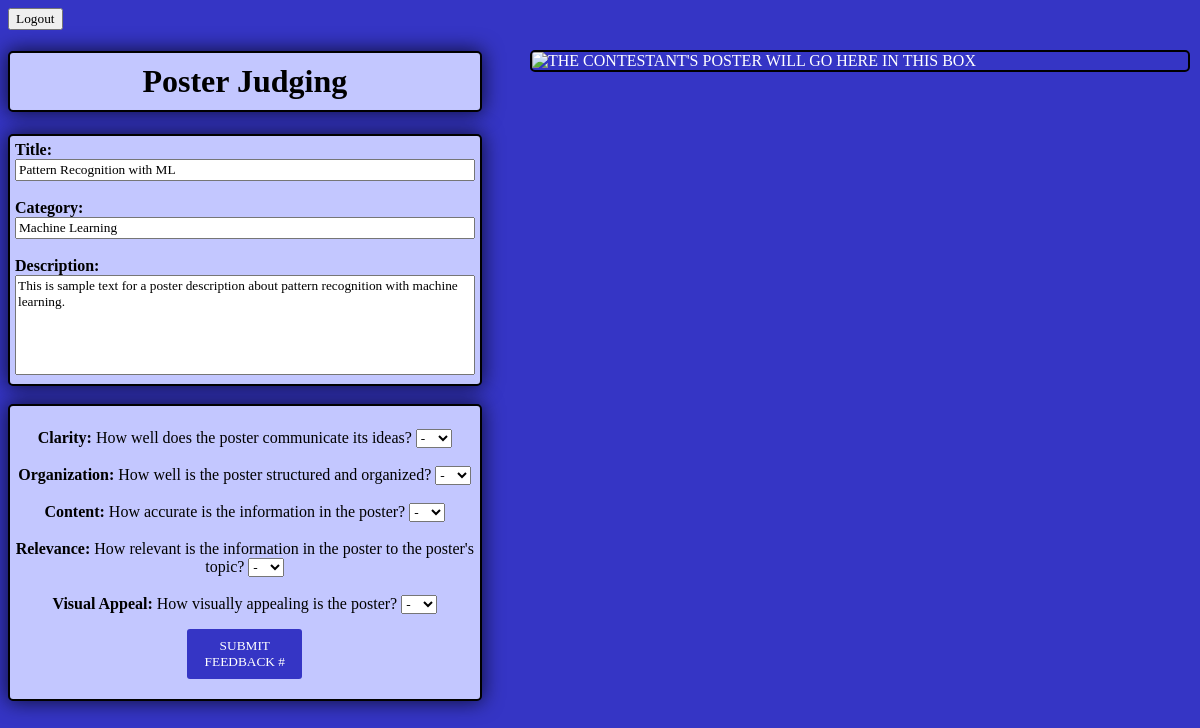
The page /judge/posters/1 on the database its author committed.
### tables this page shows
CREATE TABLE posters(poster_id INTEGER PRIMARY KEY AUTOINCREMENT, poster_title STRING NOT NULL, poster_emails STRING NOT NULL, poster_category STRING NOT NULL, poster_description STRING, poster_image BLOB, is_rated STRING);

### main.py (the view, shortened to what this page needs)
@app.route('/judge/posters/<posterID>', methods=('GET', 'POST'))
def rate_poster(posterID):
    if request.method == 'GET':
        conn = poster_db()
        poster = conn.execute('SELECT * FROM posters WHERE poster_id = ?', (posterID,)).fetchone()
        conn.close()
        print('displaying poster with id:', posterID)
        return render_template('judge_poster.html', poster=poster)

### main.py (called while the page is built)
def poster_db():
    conn = sqlite3.connect('PosterDatabase.db')
    conn.row_factory = sqlite3.Row
    return conn

### templates/judge_poster.html (shortened to what this page needs)
<!DOCTYPE html>
<html lang="en-US">
<head>
    <link rel="stylesheet" href="{{url_for('static', filename='judge_style.css')}}">
</head>
<body>
    <a href="{{url_for('index')}}">
        <button>
            Logout
        </button>
    </a>
    <h1>Poster Judging</h1>
    {% block content %}
    <div>
        <label for="title"><b>Title:</b></label>
        <br>
        <input type="text" id="title" name="title" value="{{poster['poster_title']}}" readonly><br><br>
        <label for="category"><b>Category:</b></label>
        <br>
        <input type="text" id="category" name="category" value="{{poster['poster_category']}}"  readonly><br><br>
        <label for="description"><b>Description:</b></label>
        <br>
        <textarea id="description" name="description" readonly>{{poster['poster_description']}}</textarea>
    </div>
    {% endblock %}
    <br>
    <form method='post'>
        <label for="clarity">
            <br><b>Clarity:</b>
            How well does the poster communicate its ideas?
        </label>
        <select name="clarity" id="clarity" required>
            <option value="" disabled selected hidden>-</option>
        </select>
        <br><br>
        <label for="organization">
            <b>Organization:</b>
            How well is the poster structured and organized?
        </label>
        <select name="organization" id="organization" required>
            <option value="" disabled selected hidden>-</option>
        </select>
        <br><br>
        <label for="content">
            <b>Content:</b>
            How accurate is the information in the poster?
        </label>
        <select name="content" id="content" required>
            <option value="" disabled selected hidden>-</option>
        </select>
        <br><br>
        <label for="relevance">
            <b>Relevance:</b>
            How relevant is the information in the poster to the poster's topic?
        </label>
        <select name="relevance" id="relevance" required>
            <option value="" disabled selected hidden>-</option>
        </select>
        <br><br>
        <label for="visual appeal">
            <b>Visual Appeal:</b>
            How visually appealing is the poster?
        </label>
        <select name="visuals" id="visual appeal" required>
            <option value="" disabled selected hidden>-</option>
        </select>
        <br>
        <a href="{{url_for('posters')}}">
            <button>
                SUBMIT FEEDBACK {{url_for('display_image', filename='demo.jpg')}}
            </button>
        </a>
    </form>
    <br>
    <img src="{{url_for('display_image', filename='demo.jpg')}}" alt="THE CONTESTANT'S POSTER WILL GO HERE IN THIS BOX">
    <br>
</body>
</html>

### static/judge_style.css (style rules this page uses)
* { font-family: 'Times New Roman', Times, serif; box-sizing: border-box; }
body { background-color: #3535c5; color: white; }
h1 { background-color: #c3c7ff; color: #000000; border: solid black 2px; border-radius: 5px; box-shadow: rgb(0, 0, 0, .7) 0 0 20px 1px; width: 40%; padding: 10px; text-align: center; }
div { background-color: #c3c7ff; color: black; border: solid black 2px; border-radius: 5px; box-shadow: rgb(0, 0, 0, .7) 0 0 20px 1px; width: 40%; padding: 5px; text-align: left; }
input { width: 100%; height: fit-content; }
textarea { width: 100%; overflow-y: scroll; height: 100px; resize: none; }
form { background-color: #c3c7ff; color: black; border: solid black 2px; border-radius: 5px; box-shadow: rgb(0, 0, 0, .7) 0 0 20px 1px; width: 40%; padding: 5px; text-align: center; }
form button { background-color: #3535c5; color: white; border: black 5px; border-radius: 3px; margin: 15px auto; height: 50px; width: 25%; }
img { border: 2px solid black; border-radius: 5px; position: absolute; width: 55%; top: 50px; right: 10px; }

### rows shown on the page
posters: title "Pattern Recognition with ML", category "Machine Learning", description "This is sample text for a poster description about pattern recognition with machine learning."

### other values the page prints
{{ url_for('display_image', filename='demo.jpg') }} "#"
